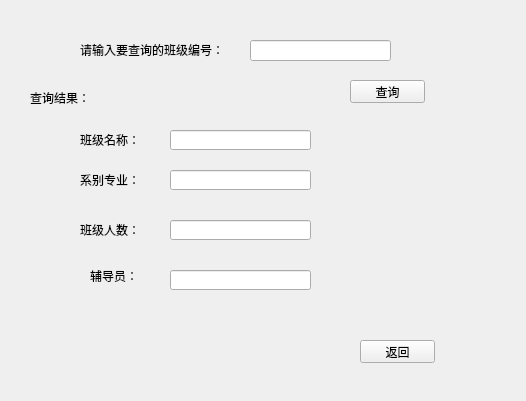
<?xml version="1.0" encoding="UTF-8"?>
<ui version="4.0">
 <class>classfind</class>
 <widget class="QWidget" name="classfind">
  <property name="geometry">
   <rect>
    <x>0</x>
    <y>0</y>
    <width>526</width>
    <height>401</height>
   </rect>
  </property>
  <property name="windowTitle">
   <string>Form</string>
  </property>
  <widget class="QLabel" name="label">
   <property name="geometry">
    <rect>
     <x>80</x>
     <y>40</y>
     <width>151</width>
     <height>20</height>
    </rect>
   </property>
   <property name="text">
    <string>请输入要查询的班级编号：</string>
   </property>
  </widget>
  <widget class="QLineEdit" name="stu_find_classidIlineEdit">
   <property name="geometry">
    <rect>
     <x>250</x>
     <y>40</y>
     <width>141</width>
     <height>21</height>
    </rect>
   </property>
  </widget>
  <widget class="QLabel" name="label_2">
   <property name="geometry">
    <rect>
     <x>80</x>
     <y>130</y>
     <width>61</width>
     <height>20</height>
    </rect>
   </property>
   <property name="text">
    <string>班级名称：</string>
   </property>
  </widget>
  <widget class="QLabel" name="label_3">
   <property name="geometry">
    <rect>
     <x>80</x>
     <y>170</y>
     <width>61</width>
     <height>20</height>
    </rect>
   </property>
   <property name="text">
    <string>系别专业：</string>
   </property>
  </widget>
  <widget class="QLabel" name="label_4">
   <property name="geometry">
    <rect>
     <x>80</x>
     <y>220</y>
     <width>61</width>
     <height>20</height>
    </rect>
   </property>
   <property name="text">
    <string>班级人数：</string>
   </property>
  </widget>
  <widget class="QLabel" name="label_5">
   <property name="geometry">
    <rect>
     <x>90</x>
     <y>270</y>
     <width>54</width>
     <height>12</height>
    </rect>
   </property>
   <property name="text">
    <string>辅导员：</string>
   </property>
  </widget>
  <widget class="QLineEdit" name="stu_find_class_namelineEdit">
   <property name="geometry">
    <rect>
     <x>170</x>
     <y>130</y>
     <width>141</width>
     <height>20</height>
    </rect>
   </property>
  </widget>
  <widget class="QLineEdit" name="stu_find_class_majorlineEdit">
   <property name="geometry">
    <rect>
     <x>170</x>
     <y>170</y>
     <width>141</width>
     <height>20</height>
    </rect>
   </property>
  </widget>
  <widget class="QLineEdit" name="stu_find_class_numlineEdit">
   <property name="geometry">
    <rect>
     <x>170</x>
     <y>220</y>
     <width>141</width>
     <height>20</height>
    </rect>
   </property>
  </widget>
  <widget class="QLabel" name="label_7">
   <property name="geometry">
    <rect>
     <x>30</x>
     <y>90</y>
     <width>91</width>
     <height>16</height>
    </rect>
   </property>
   <property name="text">
    <string>查询结果：</string>
   </property>
  </widget>
  <widget class="QPushButton" name="stu_find_classqueryButton">
   <property name="geometry">
    <rect>
     <x>350</x>
     <y>80</y>
     <width>75</width>
     <height>23</height>
    </rect>
   </property>
   <property name="text">
    <string>查询</string>
   </property>
  </widget>
  <widget class="QPushButton" name="stu_classfindbackButton">
   <property name="geometry">
    <rect>
     <x>360</x>
     <y>340</y>
     <width>75</width>
     <height>23</height>
    </rect>
   </property>
   <property name="text">
    <string>返回</string>
   </property>
  </widget>
  <widget class="QLineEdit" name="stu_find_class_instructorlineEdit">
   <property name="geometry">
    <rect>
     <x>170</x>
     <y>270</y>
     <width>141</width>
     <height>20</height>
    </rect>
   </property>
  </widget>
 </widget>
 <resources/>
 <connections/>
</ui>
